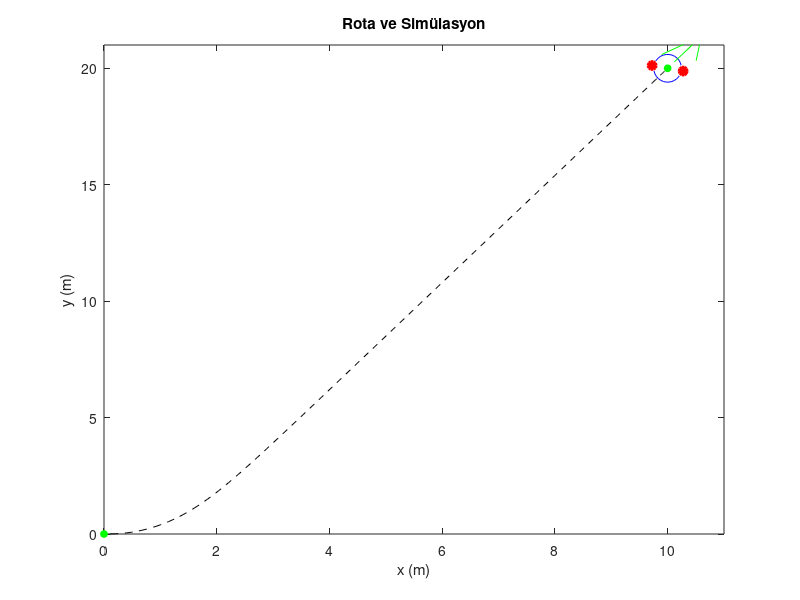

This chart was generated by the following MATLAB code: (Note: this script raises an error after producing the figure.)
clc; close; clear;

%% Değerler
% Başlangıç pose [x0,y0] ve hedef pose [xg,yg]
x0 = 0;
y0 = 0;
xg = 10;
yg = 20;

% Robot parametreleri
R = 0.1;
L = 0.3;

% Kontrol parametreleri
Kp = 1.0;
Kh = 1.0;

% Zaman değerleri
dt = 0.1;
t = 0;

% Başlangıç değerleri
x = x0;
y = y0;
theta = 0;  % radyan
v = 0;      % m/s

% Listeler
x_data = [];
y_data = [];
th_data = [];
v_data = [];
w_data = [];

%% Koordinatlar
while true
    delta_x = xg - x;
    delta_y = yg - y;
    theta_g = atan2(delta_y, delta_x);

    delta_theta = theta_g - theta;
    delta_theta = atan2(sin(delta_theta), cos(delta_theta)); % Açıyı -pi ile pi arasında tut
    uzaklik = sqrt(delta_x^2 + delta_y^2);

    % Hız ve dönüş açısı hesaplama
    v = Kp * uzaklik;
    omega = Kh * delta_theta;
    
    % Hızı sınırla
    if v > 1
        v = 1;
    end
    if omega > pi/4
        omega = pi/4;
    end

    % Yeni pozisyon ve açıyı hesapla
    x = x + v * cos(theta) * dt;
    y = y + v * sin(theta) * dt;
    theta = theta + omega * dt;
    t = t + dt;

    % Sonuçları göster
    fprintf('t=%.1f, x=%.3f, y=%.3f, theta=%.4f, v=%.3f, omega=%.3f\n', t, x, y, theta*(180/pi), v, omega*(180/pi));
    
    % Sonuçları listeye kaydet
    x_data = [x_data, x];
    y_data = [y_data, y];
    th_data = [th_data, theta];
    v_data = [v_data, v];
    w_data = [w_data, omega];

    % Döngüyü sonlandır
    if abs(delta_x) < 0.0001 && abs(delta_y) < 0.0001
        break;
    end
end

%% Çizim ve Simülasyon

plot(x_data, y_data, 'k--');
title('Rota ve Simülasyon');
xlabel('x (m)');
ylabel('y (m)');
hold on;
wls=[0 0;-L L];
wlsrot = [0, 0; 0, 0]*wls;
h1=plot(wlsrot(1,1),wlsrot(2,1),'ro','LineWidth',2,'MarkerFaceColor','r');
h2=plot(wlsrot(1,2),wlsrot(2,2),'ro','LineWidth',2,'MarkerFaceColor','r');
h3=plot(x_data(1),y_data(1),'bo','MarkerSize',20);
plot(xg,yg,'go','MarkerSize',5,'MarkerFaceColor','g');
plot(x0,y0,'go','MarkerSize',5,'MarkerFaceColor','g');

% Ok ekleme
arrow_length = 0.3;
arrow_head_length = 0.5;
quiver_scale = 4;

arrow_x = arrow_length * cos(th_data(1));
arrow_y = arrow_length * sin(th_data(1));
quiver_x = x_data(1) + arrow_x;
quiver_y = y_data(1) + arrow_y;
quiver_dx = quiver_scale * arrow_x;
quiver_dy = quiver_scale * arrow_y;

quiver_arrow = quiver(quiver_x, quiver_y, quiver_dx, quiver_dy, 0, 'g', 'MaxHeadSize', arrow_head_length);

axis([-1.25 1.25 -0.5 2]);
xlim([0 11]);
ylim([0 21]);
t_length = length(0:dt:t);
for i = 2:t_length
    wlsrot = [cos(th_data(i)), -sin(th_data(i)); sin(th_data(i)), cos(th_data(i))] * wls;
    set(h1, 'XData', wlsrot(1, 1) + x_data(i));
    set(h1, 'YData', wlsrot(2, 1) + y_data(i));
    set(h2, 'XData', wlsrot(1, 2) + x_data(i));
    set(h2, 'YData', wlsrot(2, 2) + y_data(i));
    set(h3, 'XData', x_data(i));
    set(h3, 'YData', y_data(i));

    % Ok pozisyonunu güncelleme
    arrow_x = arrow_length * cos(th_data(i));
    arrow_y = arrow_length * sin(th_data(i));
    quiver_x = x_data(i) + arrow_x;
    quiver_y = y_data(i) + arrow_y;
    set(quiver_arrow, 'XData', quiver_x, 'YData', quiver_y, 'UData', arrow_x * quiver_scale, 'VData', arrow_y * quiver_scale);
    
    drawnow;
    pause(0.03);
end
